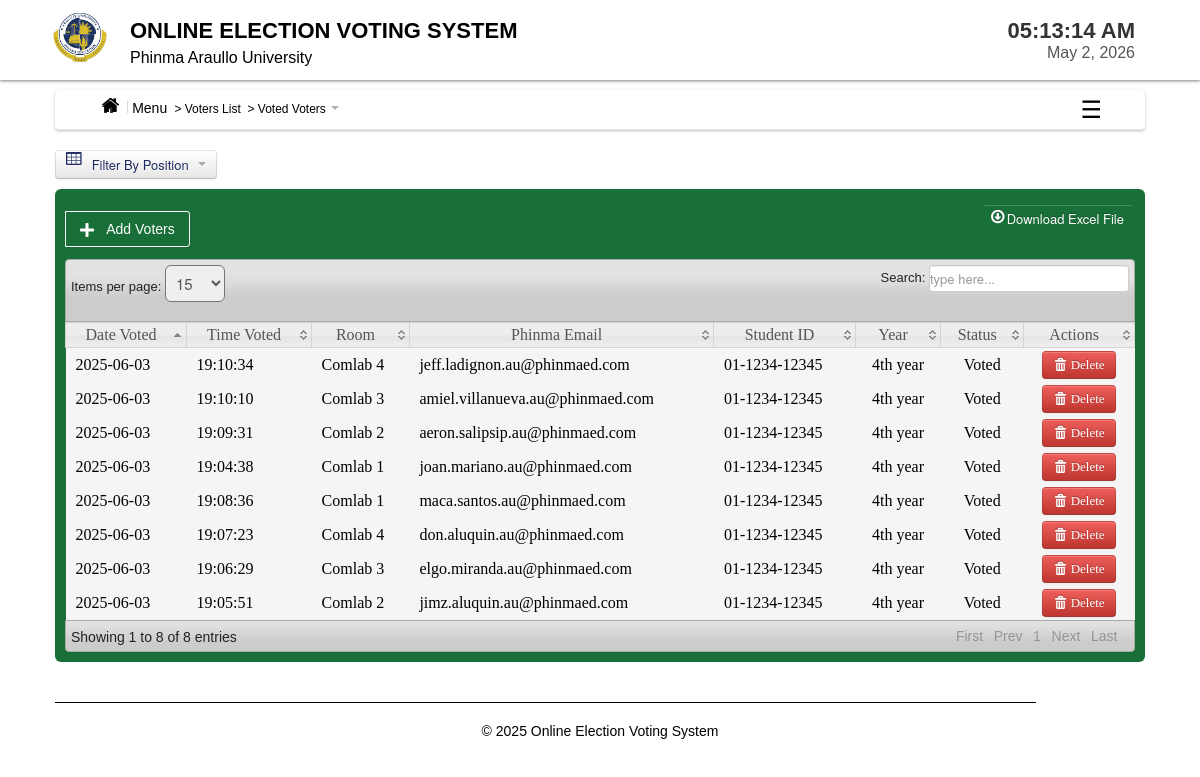
The app's page /admin/Voted_voters.php (signed in) with its own data.
### tables this page shows
CREATE TABLE `voters` (
  `VoterID` int(11) NOT NULL,
  `FirstName` varchar(150) NOT NULL,
  `LastName` varchar(150) NOT NULL,
  `MiddleName` varchar(100) NOT NULL,
  `Username` varchar(100) NOT NULL,
  `Password` varchar(100) NOT NULL,
  `Email` varchar(150) NOT NULL,
  `Year` varchar(100) NOT NULL,
  `Status` varchar(20) NOT NULL,
  `SchoolID` varchar(100) NOT NULL,
  `Verified` enum('Verified','Not Verified') NOT NULL DEFAULT 'Not Verified',
  `DateVoted` varchar(50) NOT NULL,
  `TimeVoted` varchar(50) NOT NULL,
  `Room` varchar(100) NOT NULL
);

### admin/Voted_voters.php (the view, shortened to what this page needs)
<?php
include('header.php');
include('dbcon.php');
?>
</head>
<body>
<?php include('nav_top.php'); ?>
<div class="wrapper">
<div class="home_body">
<?php include('menusidebar.php'); ?>
<section style="margin-top: 20px;">
 <section style="margin-top: 20px;">
  <div class="dropdown">
    <button class="btn dropdown-toggle" type="button" data-toggle="dropdown"
  #000; border: none;>
  <i class="icon-table icon-large" style="margin-right: 8px;"></i> Filter By Position
  <span class="caret" style="border-top-color: #000; margin-left: 6px;"></span>
</button>
  </div>
</section>
</section>
<section>
	<div id="element" class="hero-body">
		    <div class="pagination">
    <ul>
    <li  class=""><a href="new_voter.php"><font color="white"><i class="icon-plus icon-large"></i>Add Voters</font></a></li>
    </ul>
    </div>
		<div class="excel_button">
			<form method="POST" action="excel_voted_voter.php">
	<button id="excel" class="btn btn-success" name="save"><i class="icon-download icon-large"></i>Download Excel File</button>
	</form>
	</div>
	<table class="users-table">
<div class="demo_jui">
		<table cellpadding="0" cellspacing="0" border="0" class="display" id="log" class="jtable">
	<thead>
<tr>
    <th>Date Voted</th>
    <th>Time Voted</th>
    <th>Room</th>
    <th>Phinma Email</th>
    <th>Student ID</th>
    <th>Year</th>
    <th>Status</th>
    <th>Actions</th>
</tr>
</thead>
<tbody>
<?php $voter_query = mysqli_query($conn, "SELECT * FROM voters WHERE status='Voted'");
while ($voter_rows = mysqli_fetch_array($voter_query)) {
    $id = $voter_rows['VoterID'];
?>
<tr class="del<?php echo $id ?>">
    <td><?php echo $voter_rows['DateVoted']; ?></td>
    <td><?php echo $voter_rows['TimeVoted']; ?></td>
    <td><?php echo $voter_rows['Room']; ?></td>
    <td><?php echo $voter_rows['Username']; ?></td>
    <td><?php echo $voter_rows['SchoolID']; ?></td>
    <td align="center"><?php echo $voter_rows['Year']; ?></td>
    <td align="center"><?php echo $voter_rows['Status']; ?></td>
    <td align="center">
      <a class="btn btn-danger1" id="<?php echo $id; ?>">
        <i class="icon-trash icon-large"></i>&nbsp;Delete
      </a>
    </td>
</tr>
<?php } ?>
			</tbody>
		</table>
	</div>
	<?php include('footer.php')?>
</div>
</div>
</body>
</html>

### admin/header.php (shortened to what this page needs)
<html>
<head>
<link href="css/notify/jquery_notification.css" type="text/css" rel="stylesheet" media="screen, projection"/>
<link href="js/qtip/jquery.qtip.min.css" rel="stylesheet" type="text/css" media="screen, projection">
 <link rel="stylesheet" media="screen" type="text/css" href="css/spacegallery.css" />
    <link rel="stylesheet" media="screen" type="text/css" href="css/custom.css" />
	 <link rel="stylesheet" type="text/css" href="css/bootstrap.css" media="screen, projection" />
	 <link rel="stylesheet" type="text/css" href="css/bootstrap-responsive.css" media="screen, projection" />
	 <link rel="stylesheet" href="css/font-awesome.css">
<link rel="stylesheet" type="text/css" href="css/Home.css" media="screen, projection" />

### admin/nav_top.php (shortened to what this page needs)
<div class="navbar navbar-fixed-top">
  <div class="navbar-inner" style="background-color: #fff; box-shadow: 0 1px 3px rgba(0,0,0,0.5);">
    <div class="navbar-container" style="max-width: 1100px; margin: 0 auto; display: flex; justify-content: space-between; align-items: center; padding: 0px 0px; flex-wrap: wrap;">
      <div class="brand-container" style="display: flex; align-items: center; gap: 0px;">
        <a class="brand" href="#">
          <img src="images/au.png" width="60" height="60" style="display: block;">
        </a>
        <div class="brand-text" style="text-align: left;">
          <h2 class="site-title" style="color: #000; margin: 0; font-size: 22px; transition: color 0.3s;"
              onmouseover="this.style.color='#196f38'"
              onmouseout="this.style.color='#000'">
            ONLINE ELECTION VOTING SYSTEM
          </h2>
          <div class="chmsc_nav" style="font-size: 16px; color: #000; transition: color 0.3s; cursor: pointer;"
               onmouseover="this.style.color='#196f38'"
               onmouseout="this.style.color='#000'">
            Phinma Araullo University
          </div>
        </div>
      </div>
      <div class="date-time-box" style="background-color: #fff; padding: 10px 15px; border-radius: 8px; text-align: right; min-width: 180px;">
        <div style="font-weight: bold; font-size: 22px; color: #333;">
          <span id="time-now"></span>
        </div>
        <div style="font-size: 16px; color: #555;">
          <span id="date-now"></span>
        </div>
      </div>
    </div>
  </div>
</div>

### admin/menusidebar.php (shortened to what this page needs)
<?php
$current_page = basename($_SERVER['PHP_SELF']);
$main_labels = [
  'candidate_list.php' => 'Candidates List',
  'voter_list.php' => 'Voters List',
  'canvassing_report.php' => 'Vote Count Report',
  'voter_verification.php' => 'Voters Verification',
  'election_officer_list.php' => 'Election Officer List',
  'complaint.php' => 'Complaints List',
];
$sub_labels = [
  'candidate_list.php' => 'All Candidates',
  'President.php' => 'President Candidates',
  'Vice-President.php' => 'Vice-President Candidates',
  'Governor.php' => 'Governor Candidates',
  'Vice-Governor.php' => 'Vice-Governor Candidates',
  'Secretary.php' => 'Secretary Candidates',
  'Treasurer.php' => 'Treasurer Candidates',
  'Socialmediaofficer.php' => 'Social-Media Officer Candidates',
  'Representative.php' => 'Representative Candidates',
  'edit_candidate.php' => 'Edit Candidates',
  'new_candidate.php' => 'New Candidates',
  'voter_list.php' => 'All Voters',
  'Voted_voters.php' => 'Voted Voters',
  'Unvoted_voters.php' => 'Unvoted Voters',
    'canvassing_report.php' => 'All',
  'C_President.php' => 'President',
  'C_Vice-President.php' => 'Vice-President',
  'C_Governor.php' => 'Governor',
  'C_Vice-Governor.php' => 'Vice-Governor',
  'C_Secretary.php' => 'Secretary',
  'C_Treasurer.php' => 'Treasurer',
  'C_Socialmediaofficer.php' => 'Social-Media Officer',
  'C_Representative.php' => 'Representative',
    'voter_verification.php' => 'All',
  'verified_voters.php' => 'Verified Voters',
  'unverified_voters.php' => 'Unverified Voters',
  'election_officer_list.php' => 'All',
  'new_officer.php' => 'New Officer',
  'edit_officer.php' => 'Edit Officer',
];
$main_page_map = [
  'President.php' => 'candidate_list.php',
  'Vice-President.php' => 'candidate_list.php',
  'Governor.php' => 'candidate_list.php',
  'Vice-Governor.php' => 'candidate_list.php',
  'Secretary.php' => 'candidate_list.php',
  'Treasurer.php' => 'candidate_list.php',
  'Socialmediaofficer.php' => 'candidate_list.php',
  'Representative.php' => 'candidate_list.php',
  'edit_candidate.php' => 'candidate_list.php',
  'new_candidate.php' => 'candidate_list.php',
  'Voted_voters.php' => 'voter_list.php',
  'Unvoted_voters.php' => 'voter_list.php',
    'C_President.php' => 'canvassing_report.php',
  'C_Vice-President.php' => 'canvassing_report.php',
  'C_Governor.php' => 'canvassing_report.php',
  'C_Vice-Governor.php' => 'canvassing_report.php',
  'C_Secretary.php' => 'canvassing_report.php',
  'C_Treasurer.php' => 'canvassing_report.php',
  'C_Socialmediaofficer.php' => 'canvassing_report.php',
  'C_Representative.php' => 'canvassing_report.php',
    'verified_voters.php' => 'voter_verification.php',
  'unverified_voters.php' => 'voter_verification.php',
  'new_officer.php' => 'election_officer_list.php',
'edit_officer.php' => 'election_officer_list.php',
];
$main_page_key = isset($main_page_map[$current_page]) ? $main_page_map[$current_page] : $current_page;
$main_label = isset($main_labels[$main_page_key]) ? $main_labels[$main_page_key] : '';
$subpage_label = isset($sub_labels[$current_page]) ? $sub_labels[$current_page] : '';
?>
<div class="navbar2">
  <div class="navbar-inner">
    <div class="container">
      <ul class="nav nav-pills">
        <li class="dropdown active">
          <a class="dropdown-toggle" data-toggle="dropdown" href="#" style="color: #000;">
            <i class="icon-home icon-large"></i> Menu
            <?php if ($main_label): ?>
              <span style="font-size: 12px; font-weight: normal; color: #000;">
                &nbsp;>&nbsp;<?php echo $main_label; ?>
                <?php if ($subpage_label): ?>
                  &nbsp;>&nbsp;<?php echo $subpage_label; ?>
                <?php endif; ?>
              </span>
            <?php endif; ?>
            <b class="caret" style="border-top-color: #000;"></b>
          </a>
        </li>
      </ul>
      <button class="hamburger pull-right" onclick="toggleSidebar()">&#9776;</button>
    </div>
  </div>
</div>

### admin/footer.php (shortened to what this page needs)
<footer class="responsive-footer1">
  <hr class="footer-line1">
  <div class="footer-content1">
    <p
      onmouseover="this.style.color='#196f38'"
      onmouseout="this.style.color=''"
    >
      &copy; 2025 Online Election Voting System
    </p>
  </div>
</footer>

### admin/css/datatable/demo_table_jui.css (style rules this page uses)
table.display thead th { cursor: pointer; padding: 3px 0 3px 10px; }
table.display { border-collapse: collapse; clear: both; margin: 0 auto; width: 100%; }
table.display td { padding: 3px 10px; }
tr.odd { background-color: #f5f5f5; }
tr.even { background-color: #f5f5f5; }
tr.odd td.sorting_1 { background-color: f5f5f5; }
tr.even td.sorting_1 { background-color: f5f5f5; }

### admin/css/Home.css (style rules this page uses)
* { margin: 0; padding: 0; }
body { font-family: "Poppins", sans-serif; font-size: 14px; background-color: #fff ; background-position: 0 0px; }
.container { background-color: #fff ; }
.wrapper { width:1090px; margin:10px auto; }

### admin/menusidebar.php (style rules this page uses)
.navbar2 { width: 100%; max-width: 100%; box-sizing: border-box; overflow-x: visible; padding: 0; }
.navbar-inner { width: 100%; max-width: 100%; box-sizing: border-box; }
.navbar2 .container { width: 100% !important; max-width: 100%; box-sizing: border-box; display: flex; flex-wrap: wrap; justify-content: space-between; align-items: center; overflow-x: visible; padding: 0 15px; }
.navbar2 .nav { display: flex; flex-direction: row; margin: 0; padding: 0; flex-wrap: wrap; }
.navbar2 .nav > li > a { padding-right: 12px; padding-left: 12px; margin-right: 2px; line-height: 14px; white-space: nowrap; }
.hamburger { font-size: 24px; background: transparent; border: none; color: #000; cursor: pointer; padding: 4px 8px; margin-left: auto; }

### admin/footer.php (style rules this page uses)
.footer-line1 { border: none; border-top: 1px solid #000; width: 90%; margin: 20px 0; }
.responsive-footer1 { background-color: #fff; padding: 10px 0; text-align: center; }
.footer-content1 p { display: inline-block; margin: 0; transition: color 0.3s; color: #000; }

### records on screen
voters: DateVoted "2025-06-03", TimeVoted "19:10:34", Room "Comlab 4", Username "jeff.ladignon.au@phinmaed.com", SchoolID "01-1234-12345", Year "4th year", Status "Voted"
voters: DateVoted "2025-06-03", TimeVoted "19:10:10", Room "Comlab 3", Username "amiel.villanueva.au@phinmaed.com", SchoolID "01-1234-12345", Year "4th year", Status "Voted"
voters: DateVoted "2025-06-03", TimeVoted "19:09:31", Room "Comlab 2", Username "aeron.salipsip.au@phinmaed.com", SchoolID "01-1234-12345", Year "4th year", Status "Voted"
voters: DateVoted "2025-06-03", TimeVoted "19:04:38", Room "Comlab 1", Username "joan.mariano.au@phinmaed.com", SchoolID "01-1234-12345", Year "4th year", Status "Voted"
voters: DateVoted "2025-06-03", TimeVoted "19:08:36", Room "Comlab 1", Username "maca.santos.au@phinmaed.com", SchoolID "01-1234-12345", Year "4th year", Status "Voted"
voters: DateVoted "2025-06-03", TimeVoted "19:07:23", Room "Comlab 4", Username "don.aluquin.au@phinmaed.com", SchoolID "01-1234-12345", Year "4th year", Status "Voted"
voters: DateVoted "2025-06-03", TimeVoted "19:06:29", Room "Comlab 3", Username "elgo.miranda.au@phinmaed.com", SchoolID "01-1234-12345", Year "4th year", Status "Voted"
voters: DateVoted "2025-06-03", TimeVoted "19:05:51", Room "Comlab 2", Username "jimz.aluquin.au@phinmaed.com", SchoolID "01-1234-12345", Year "4th year", Status "Voted"

### other values on screen
$main_label "Voters List"
$subpage_label "Voted Voters"
